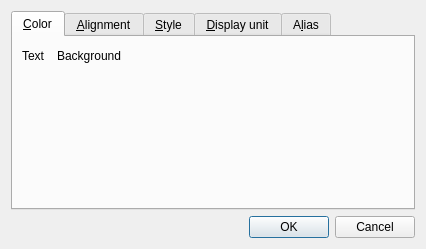
<?xml version="1.0" encoding="UTF-8"?>
<ui version="4.0">
 <class>PropertiesDialog</class>
 <widget class="QDialog" name="PropertiesDialog">
  <property name="geometry">
   <rect>
    <x>0</x>
    <y>0</y>
    <width>426</width>
    <height>249</height>
   </rect>
  </property>
  <property name="windowTitle">
   <string>Cell properties</string>
  </property>
  <layout class="QGridLayout" name="gridLayout">
   <item row="1" column="0">
    <widget class="QDialogButtonBox" name="buttonBox">
     <property name="orientation">
      <enum>Qt::Horizontal</enum>
     </property>
     <property name="standardButtons">
      <set>QDialogButtonBox::Cancel|QDialogButtonBox::Ok</set>
     </property>
    </widget>
   </item>
   <item row="0" column="0">
    <widget class="QTabWidget" name="tabWidget">
     <property name="currentIndex">
      <number>0</number>
     </property>
     <widget class="QWidget" name="tab">
      <attribute name="title">
       <string>&amp;Color</string>
      </attribute>
      <layout class="QGridLayout" name="gridLayout_2">
       <item row="0" column="0">
        <widget class="QLabel" name="label">
         <property name="text">
          <string>Text</string>
         </property>
        </widget>
       </item>
       <item row="0" column="4">
        <spacer name="horizontalSpacer">
         <property name="orientation">
          <enum>Qt::Horizontal</enum>
         </property>
         <property name="sizeHint" stdset="0">
          <size>
           <width>240</width>
           <height>20</height>
          </size>
         </property>
        </spacer>
       </item>
       <item row="0" column="1">
        <widget class="QtColorPicker" name="foregroundColor" native="true"/>
       </item>
       <item row="0" column="2">
        <widget class="QLabel" name="label_2">
         <property name="text">
          <string>Background</string>
         </property>
        </widget>
       </item>
       <item row="0" column="3">
        <widget class="QtColorPicker" name="backgroundColor" native="true"/>
       </item>
       <item row="1" column="2">
        <spacer name="verticalSpacer_2">
         <property name="orientation">
          <enum>Qt::Vertical</enum>
         </property>
         <property name="sizeHint" stdset="0">
          <size>
           <width>20</width>
           <height>40</height>
          </size>
         </property>
        </spacer>
       </item>
      </layout>
     </widget>
     <widget class="QWidget" name="tab_2">
      <attribute name="title">
       <string>&amp;Alignment</string>
      </attribute>
      <layout class="QGridLayout" name="gridLayout_3">
       <item row="0" column="0">
        <layout class="QVBoxLayout" name="verticalLayout_2">
         <item>
          <widget class="QLabel" name="label_4">
           <property name="text">
            <string>Horizontal</string>
           </property>
          </widget>
         </item>
         <item>
          <widget class="QRadioButton" name="alignLeft">
           <property name="text">
            <string>Left</string>
           </property>
          </widget>
         </item>
         <item>
          <widget class="QRadioButton" name="alignHCenter">
           <property name="text">
            <string>Center</string>
           </property>
          </widget>
         </item>
         <item>
          <widget class="QRadioButton" name="alignRight">
           <property name="text">
            <string>Right</string>
           </property>
          </widget>
         </item>
        </layout>
       </item>
       <item row="0" column="1">
        <widget class="QFrame" name="frame_2">
         <property name="frameShape">
          <enum>QFrame::NoFrame</enum>
         </property>
         <property name="frameShadow">
          <enum>QFrame::Plain</enum>
         </property>
         <layout class="QHBoxLayout" name="horizontalLayout_6">
          <property name="leftMargin">
           <number>0</number>
          </property>
          <property name="topMargin">
           <number>0</number>
          </property>
          <property name="rightMargin">
           <number>0</number>
          </property>
          <property name="bottomMargin">
           <number>0</number>
          </property>
          <item>
           <layout class="QVBoxLayout" name="verticalLayout_3">
            <item>
             <widget class="QLabel" name="label_5">
              <property name="text">
               <string>Vertical</string>
              </property>
             </widget>
            </item>
            <item>
             <widget class="QRadioButton" name="alignTop">
              <property name="text">
               <string>Top</string>
              </property>
             </widget>
            </item>
            <item>
             <widget class="QRadioButton" name="alignVCenter">
              <property name="text">
               <string>Center</string>
              </property>
             </widget>
            </item>
            <item>
             <widget class="QRadioButton" name="alignBottom">
              <property name="text">
               <string>Bottom</string>
              </property>
             </widget>
            </item>
           </layout>
          </item>
         </layout>
        </widget>
       </item>
       <item row="1" column="0">
        <spacer name="verticalSpacer_3">
         <property name="orientation">
          <enum>Qt::Vertical</enum>
         </property>
         <property name="sizeHint" stdset="0">
          <size>
           <width>20</width>
           <height>40</height>
          </size>
         </property>
        </spacer>
       </item>
      </layout>
     </widget>
     <widget class="QWidget" name="tab_3">
      <attribute name="title">
       <string>&amp;Style</string>
      </attribute>
      <layout class="QGridLayout" name="gridLayout_4">
       <item row="0" column="0">
        <layout class="QVBoxLayout" name="verticalLayout">
         <item>
          <widget class="QCheckBox" name="styleBold">
           <property name="text">
            <string>Bold</string>
           </property>
          </widget>
         </item>
         <item>
          <widget class="QCheckBox" name="styleItalic">
           <property name="text">
            <string>Italic</string>
           </property>
          </widget>
         </item>
         <item>
          <widget class="QCheckBox" name="styleUnderline">
           <property name="text">
            <string>Underline</string>
           </property>
          </widget>
         </item>
        </layout>
       </item>
       <item row="1" column="0">
        <spacer name="verticalSpacer_4">
         <property name="orientation">
          <enum>Qt::Vertical</enum>
         </property>
         <property name="sizeHint" stdset="0">
          <size>
           <width>20</width>
           <height>40</height>
          </size>
         </property>
        </spacer>
       </item>
      </layout>
     </widget>
     <widget class="QWidget" name="tab_4">
      <attribute name="title">
       <string>&amp;Display unit</string>
      </attribute>
      <layout class="QGridLayout" name="gridLayout_5">
       <item row="0" column="1">
        <widget class="QLineEdit" name="displayUnit"/>
       </item>
       <item row="1" column="1">
        <spacer name="verticalSpacer">
         <property name="orientation">
          <enum>Qt::Vertical</enum>
         </property>
         <property name="sizeHint" stdset="0">
          <size>
           <width>20</width>
           <height>123</height>
          </size>
         </property>
        </spacer>
       </item>
       <item row="0" column="0">
        <widget class="QLabel" name="label_3">
         <property name="text">
          <string>Unit string</string>
         </property>
        </widget>
       </item>
      </layout>
     </widget>
     <widget class="QWidget" name="tab_5">
      <attribute name="title">
       <string>A&amp;lias</string>
      </attribute>
      <layout class="QGridLayout" name="gridLayout_6">
       <item row="0" column="1">
        <widget class="QLineEdit" name="alias"/>
       </item>
       <item row="0" column="0">
        <widget class="QLabel" name="label_6">
         <property name="text">
          <string>Alias for this cell</string>
         </property>
        </widget>
       </item>
       <item row="1" column="0">
        <spacer name="verticalSpacer_5">
         <property name="orientation">
          <enum>Qt::Vertical</enum>
         </property>
         <property name="sizeHint" stdset="0">
          <size>
           <width>20</width>
           <height>40</height>
          </size>
         </property>
        </spacer>
       </item>
      </layout>
     </widget>
    </widget>
   </item>
  </layout>
 </widget>
 <customwidgets>
  <customwidget>
   <class>QtColorPicker</class>
   <extends>QWidget</extends>
   <header>qtcolorpicker.h</header>
   <container>1</container>
  </customwidget>
 </customwidgets>
 <resources/>
 <connections>
  <connection>
   <sender>buttonBox</sender>
   <signal>accepted()</signal>
   <receiver>PropertiesDialog</receiver>
   <slot>accept()</slot>
   <hints>
    <hint type="sourcelabel">
     <x>248</x>
     <y>254</y>
    </hint>
    <hint type="destinationlabel">
     <x>157</x>
     <y>274</y>
    </hint>
   </hints>
  </connection>
  <connection>
   <sender>buttonBox</sender>
   <signal>rejected()</signal>
   <receiver>PropertiesDialog</receiver>
   <slot>reject()</slot>
   <hints>
    <hint type="sourcelabel">
     <x>316</x>
     <y>260</y>
    </hint>
    <hint type="destinationlabel">
     <x>286</x>
     <y>274</y>
    </hint>
   </hints>
  </connection>
 </connections>
</ui>
